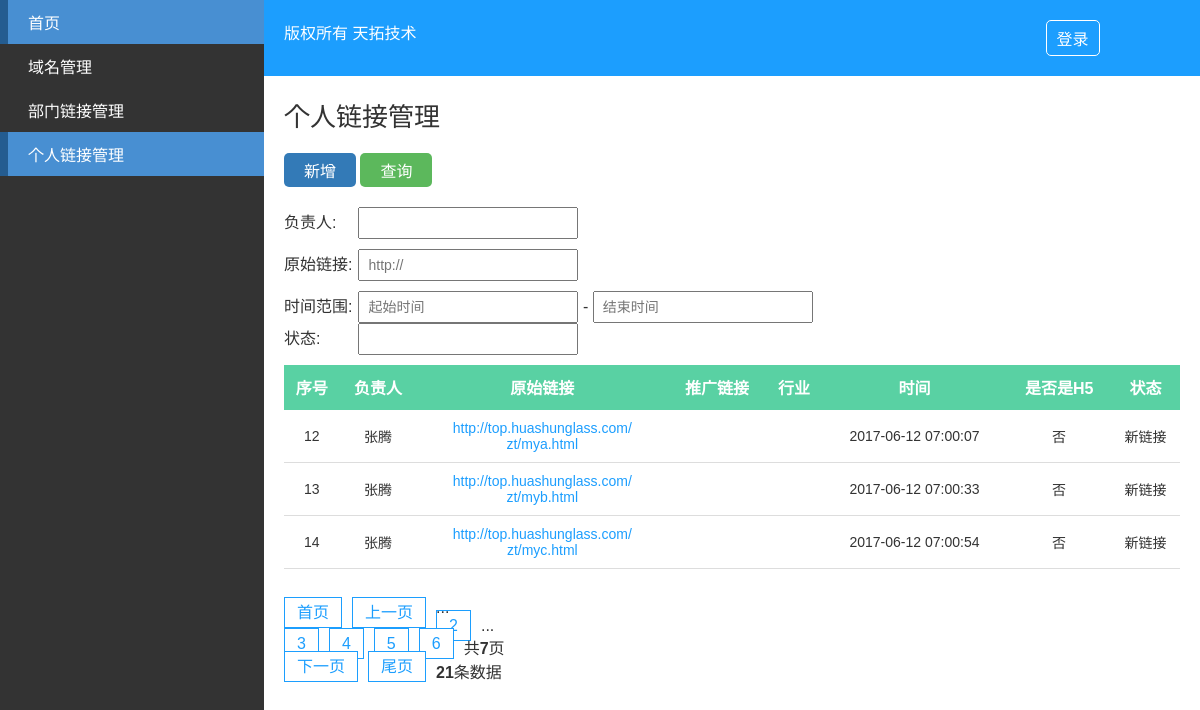
The app's page /links.php?page=4 with its own data.
### tables this page shows
CREATE TABLE `person_link` (
  `id` int(11) unsigned NOT NULL AUTO_INCREMENT,
  `leader` varchar(32) DEFAULT NULL COMMENT '负责人',
  `original_link` varchar(255) DEFAULT NULL COMMENT '原始链接',
  `spread_link` varchar(255) DEFAULT NULL COMMENT '推广链接',
  `industry` varchar(32) DEFAULT NULL COMMENT '行业',
  `time` int(10) DEFAULT NULL COMMENT '时间',
  `is_h5` varchar(8) DEFAULT NULL COMMENT '是否是H5',
  `state` varchar(16) DEFAULT NULL COMMENT '状态',
  `status` tinyint(1) NOT NULL DEFAULT '1' COMMENT '是否显示',
  PRIMARY KEY (`id`)
);

### library/PDO_class.php (called while the page is built, shortened)
<?php
require_once COMMON_PATH . "common.php";
class server
{
	private $server;
	public function __construct($config = array())
	{
		if(empty($config)) {
			$config = [
				'host'     => DB_HOST,
				'dbname'   => DB_NAME,
				'username' => DB_USER,
				'password' => DB_PSW,
			];
		}
		$this->server = new PDO("mysql:host=$config[host];dbname=$config[dbname];charset=utf8", $config['username'], $config['password']);
		$this->server->query("set names utf8");
	}
	function select($table, $where = '', $join = '', $desc = '', $limit = '', $search_felid = '')
	{
		$ifwhere    = '';
		$order      = '';
		$desc_limit = '';
		if (! empty($limit)) {
			$desc_limit = "limit {$limit}";
		}
		if(empty($search_felid)) $search_felid = '*';
		$Model = $this->server->prepare("SELECT {$search_felid} FROM {$table} {$join} {$ifwhere} {$order} {$desc_limit}");
		$Model->execute();
		return $Model->fetchAll(2);
	}
	public function total($table, $where='') {
		try {
			$ifwhere    = '';
			$result = $this->server->query("SELECT COUNT(*) AS total FROM {$table} {$ifwhere}");
			if($result) {
				foreach ($result as $v) {
		    		$total = $v['total'];
		  		}
			}
	  		return $total ? (int)$total : 0;
  		} catch (PDOException $e) {
	      exit($e->getMessage());
	    }
	}
}
?>

### common/common.php (called while the page is built, shortened)
<?php
	function get_search_url() {
		$url_get = '';
		foreach ($_GET as $key => $value) {
			if($key == 'page') continue;
			$url_get .= '&'. $key . '=' . $value;
		}
		return $url_get;
	}

### links.php (the view, shortened to what this page needs)
<?php
require_once COMMON_PATH . "common.php";
require_once CLASS_PATH  . "PDO_class.php";
require_once CLASS_PATH  . 'page_class.php';
$pdo = new server();
$where = '';
if ($_GET) {
	$where = $where ? rtrim($where, ' AND') : '';
}
$count    = $pdo->total('person_link', $where);
$now_page = intval($_GET['page']) ? intval($_GET['page']) : 1;
$offset   = PAGE_NUM * ($now_page - 1);
$arrData  =  $pdo->select('person_link', $where, '', '', "$offset," . PAGE_NUM);
?>
<!DOCTYPE html>
<html lang="en">
<head>
	<link rel="stylesheet" type="text/css" href="css/font/iconfont.css">
	<link rel="stylesheet" type="text/css" href="css/main.css">
</head>
<body>
	<div class="container clear">
		<?php require ('sidebar.php');?>
		<div class="container-right">
			<?php require ('header.php');?>
			<div class="main">
				<h2>个人链接管理</h2>
				<div class="operate">
					<a href="#" class="btn add">新增</a>
					<a href="javascript:document.search.submit()" class="btn search">查询</a>
				</div>
				<form action="#" method="GET" name="search">
					<div class="entry">
						<label>负责人:</label>
						<input type="text" name="leader" placeholder="">
					</div>
					<div class="entry">
						<label>原始链接:</label>
						<input type="text" name="original_link" placeholder="http://">
					</div>
					<div class="entry">
						<label>时间范围:</label>
						<input type="text" name="start_time" placeholder="起始时间" onClick="WdatePicker()"> -
						<input type="text" name="end_time" placeholder="结束时间" onClick="WdatePicker()"
					</div>
					<div class="entry">
						<label>状态:</label>
						<input type="text" name="state" placeholder="">
					</div>
				</form>
				<div class="table">
					<table>
						<thead>
							<tr>
								<th>序号</th>
								<th>负责人</th>
								<th>原始链接</th>
								<th>推广链接</th>
								<th>行业</th>
								<th>时间</th>
								<th>是否是H5</th>
								<th>状态</th>
							</tr>
						</thead>
						<tbody>
						<?php if ($arrData): ?>
							<?php foreach ($arrData as $value): ?>
								<tr>
									<td><?php echo $value['id'] ?></td>
									<td><?php echo $value['leader'] ?></td>
									<td><a href="<?php echo $value['original_link'] ?>" class="domainLink"><?php echo $value['original_link'] ?></a></td>
									<td><a href="<?php echo $value['spread_link'] ?>" class="spreadLink"><?php echo $value['spread_link'] ?></a></td>
									<td><?php echo $value['industry'] ?></td>
									<td><?php echo date('Y-m-d H:i:s', $value['time']) ?></td>
									<td><?php echo $value['is_h5'] ?></td>
									<td><?php echo $value['state'] ?></td>
								</tr>
							<?php endforeach ?>
						<?php endif ?>
						</tbody>
					</table>
					<div class="paginate">
						<ul class="clear">
							<?php if ($count > PAGE_NUM){
								$objPage  = new page($count, PAGE_NUM, $now_page, '?page={page}' . get_search_url());
								echo $objPage->myde_write();
							}  ?>
						</ul>
					</div>
				</div>
			</div>
		</div>
	</div>
</body>
</html>

### css/main.css (style rules this page uses)
* { padding: 0; margin: 0; }
body { font-family: '微软雅黑', Arial, 'sans-serif' }
a:hover, a:link, a:visited, a:active { text-decoration: none; color: #fff; }
h2 { font-size: 26px; font-weight: lighter; padding-bottom: 20px; }
input { height: 28px; font-family: '微软雅黑', Arial, 'sans-serif'; font-size: 14px; line-height: 28px; padding: 0 8px; min-width: 200px; }
.clear { content: ''; display: table; clear: both; }
.btn { display: inline-block; padding: 5px 10px; background: #1c9efe; color: #fff; border-radius: 5px; transition: all .5s; -webkit-transition: all .5s; -o-transition: all .5s; }
.btn.add { background: #337ab7; }
.btn.search { background: #5cb85c; }
.container { width: 100%; }
.container-right { position: relative; float: right; width: 78%; background: #fff; color: #333; }
.main { padding: 20px; }
table { width: 100%; border-collapse: collapse; }
table thead { background: #59d1a3; color: #fff; }
table tbody tr { transition: all .5s; -webkit-transition: all .5s; -o-transition: all .5s; }
table td, table th { padding: 10px 5px; text-align: center; }
table td { border-bottom: 1px solid #ddd; font-size: 14px; word-wrap:break-word; }
table td a.domainLink:link, table td a.domainLink:visited, table td a.domainLink:active { color: #1c9efe; display: inline-block; max-width: 180px; }
table th { border-bottom: 1px solid #59d1a3; }
.operate { padding-bottom: 20px; }
.operate a { display: inline-block; padding: 5px 20px; }
form .entry { padding-bottom: 10px; }
form .entry label { display: inline-block; min-width: 70px; }
.paginate { margin: 30px 0 15px; }

### records on screen
person_link: id "12", leader "张腾", original_link "http://top.huashunglass.com/zt/mya.html", time "2017-06-12 07:00:07", is_h5 "否", state "新链接"
person_link: id "13", leader "张腾", original_link "http://top.huashunglass.com/zt/myb.html", time "2017-06-12 07:00:33", is_h5 "否", state "新链接"
person_link: id "14", leader "张腾", original_link "http://top.huashunglass.com/zt/myc.html", time "2017-06-12 07:00:54", is_h5 "否", state "新链接"

### other values on screen
$this->myde_page_count "7"
$this->myde_total "21"
